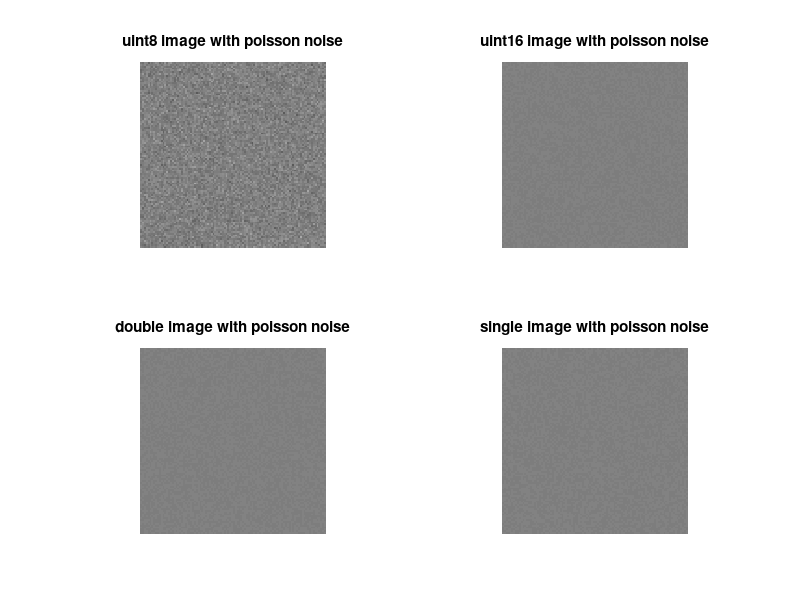

MATLAB code for this plot:
  pkg load image
  A = imnoise (2^7 * ones (100, 'uint8'), 'poisson');
  subplot (2, 2, 1)
  imshow (A)
  title ('uint8 image with poisson noise')
  A = imnoise (2^15 * ones (100, 'uint16'), 'poisson');
  subplot (2, 2, 2)
  imshow (A)
  title ('uint16 image with poisson noise')
  A = imnoise (.5 * ones (100), 'poisson');
  subplot (2, 2, 3)
  imshow (A)
  title ('double image with poisson noise')
  A = imnoise (.5 * ones (100, 'single'), 'poisson');
  subplot (2, 2, 4)
  imshow (A)
  title ('single image with poisson noise')
